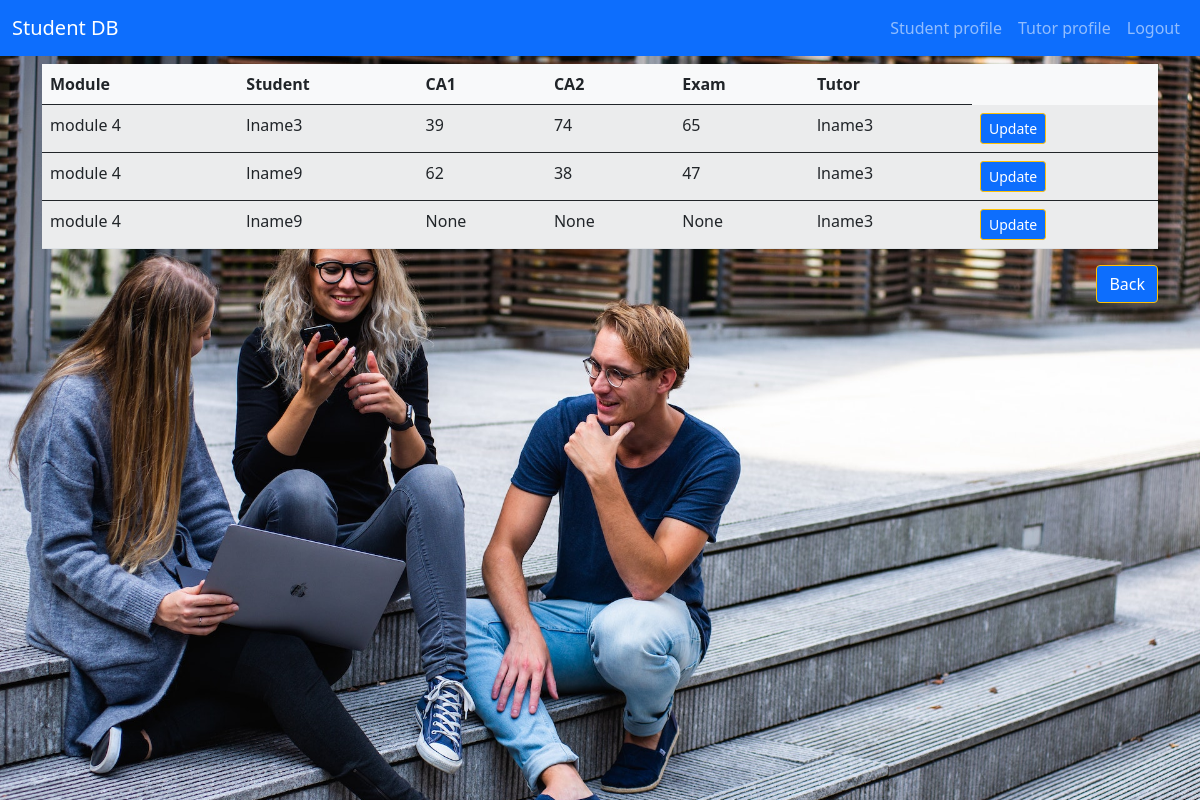
The app's page /tutor_grades/4 (signed in) with its own data.
### application/models.py (models this page shows, shortened)
class Enrolments(db.Model):
    id = db.Column(db.Integer, primary_key=True)
    enrol_student_id = db.Column('students_id', db.Integer, db.ForeignKey('students.id')) # FK students
    enrol_module_id = db.Column('modules_id', db.Integer, db.ForeignKey('modules.id')) # FK modules
    academic_year = db.Column(db.Date, nullable=False)
    ca1_score = db.Column(db.Integer)
    ca2_score = db.Column(db.Integer)
    exam_score = db.Column(db.Integer)

class Modules(db.Model):
    id = db.Column(db.Integer, primary_key=True)
    enrolments = db.relationship('Enrolments', backref='modules') # FK ref Enrolments
    m_tutor_id = db.Column(db.Integer, db.ForeignKey('tutors.id'), nullable=False) # FK Tutors
    module_name = db.Column(db.String(30), nullable=False)
    description = db.Column(db.String(50), nullable=False)

class Students(db.Model):
    id = db.Column(db.Integer, primary_key=True)
    enrolments = db.relationship('Enrolments', cascade="all,delete", backref='students') # FK one to many Enrolments
    student_fname = db.Column(db.String(30), nullable=False)
    student_lname = db.Column(db.String(30), nullable=False)
    student_address1 = db.Column(db.String(50), nullable=False)
    student_address2 = db.Column(db.String(50), nullable=False)
    student_city = db.Column(db.String(30), nullable=False)
    student_county = db.Column(db.String(30), nullable=False)
    student_phone = db.Column(db.String(20), nullable=False)
    student_DOB = db.Column(db.Date, nullable=False)
    student_email = db.Column(db.String(50), nullable=False)
    student_password_ff = db.Column(db.String(150), nullable=False)
    authority_lvl = db.Column(db.Integer, nullable=False)

class Tutors(db.Model):
    id = db.Column(db.Integer, primary_key=True)
    t_modules = db.relationship('Modules', cascade="all,delete", backref='tutors') # FK ref Modules
    tutor_fname = db.Column(db.String(30), nullable=False)
    tutor_lname = db.Column(db.String(30), nullable=False)
    tutor_address1 = db.Column(db.String(50), nullable=False)
    tutor_address2 = db.Column(db.String(50), nullable=False)
    tutor_city = db.Column(db.String(30), nullable=False)
    tutor_county = db.Column(db.String(30), nullable=False)
    tutor_phone = db.Column(db.String(20), nullable=False)
    tutor_DOB = db.Column(db.Date, nullable=False)
    tutor_email = db.Column(db.String(50), nullable=False)
    tutor_password_ff = db.Column(db.String(50), nullable=False)
    authority_lvl = db.Column(db.Integer, nullable=False)

### application/routes.py (the view)
@app.route("/tutor_grades/<int:tutor_id>")
def tutor_grades(tutor_id):
    if session['user_email']:
        enrolments = Enrolments.query\
            .join(Modules, Modules.id == Enrolments.enrol_module_id)\
                .add_columns(Modules.module_name, Modules.m_tutor_id)\
                    .join(Students, Students.id == Enrolments.enrol_student_id)\
                        .add_columns(Students.student_lname)\
                            .join(Tutors, Modules.m_tutor_id == Tutors.id )\
                                .add_columns(Tutors.tutor_lname)\
                                    .filter(Modules.m_tutor_id == tutor_id).all()
    return render_template("tutor_grades.html", enrolments=enrolments)

### templates/tutor_grades.html
{% extends "base.html" %}
{% block content %}
<section>
    <div class="container pt-2">
        <table class="table table-striped bg-light">
            <thead>
              <tr>
                <th scope="col">Module</th>
                <th scope="col">Student</th>
                <th scope="col">CA1</th>
                <th scope="col">CA2</th>
                <th scope="col">Exam</th>
                <th scope="col">Tutor</th>
              </tr>
            </thead>
            {% for enrolment in enrolments %}
            <tbody>
              <tr>
                <td scope="row">{{ enrolment.module_name }}</td>
                <td scope="row">{{ enrolment.student_lname }}</td>
                <td> {{ enrolment.Enrolments.ca1_score }} </td>
                <td> {{ enrolment.Enrolments.ca2_score }} </td>
                <td> {{ enrolment.Enrolments.exam_score }} </td>
                <td> {{ enrolment.tutor_lname }} </td>
                <td><a href="{{ url_for('tutor_update_grades', enrolment_id=enrolment.Enrolments.id) }}" class="btn btn-primary border-warning btn-sm">Update</a></td>
              </tr>
            </tbody>
            {% endfor %}
        </table>
        <div class="text-end">
        <a href="{{ url_for('tutor_profile', user_email=session['user_email']) }}" class="btn btn-primary border-warning">Back</a>
        </div>
    </div>
</section>
{% endblock %}

### static/css/style.css (style rules this page uses)
body { color: white; }

### records on screen
Enrolments: module_name "module 4", student_lname "lname3", Enrolments.ca1_score "39", Enrolments.ca2_score "74", Enrolments.exam_score "65", tutor_lname "lname3"
Enrolments: module_name "module 4", student_lname "lname9", Enrolments.ca1_score "62", Enrolments.ca2_score "38", Enrolments.exam_score "47", tutor_lname "lname3"
Enrolments: module_name "module 4", student_lname "lname9", Enrolments.ca1_score "None", Enrolments.ca2_score "None", Enrolments.exam_score "None", tutor_lname "lname3"
